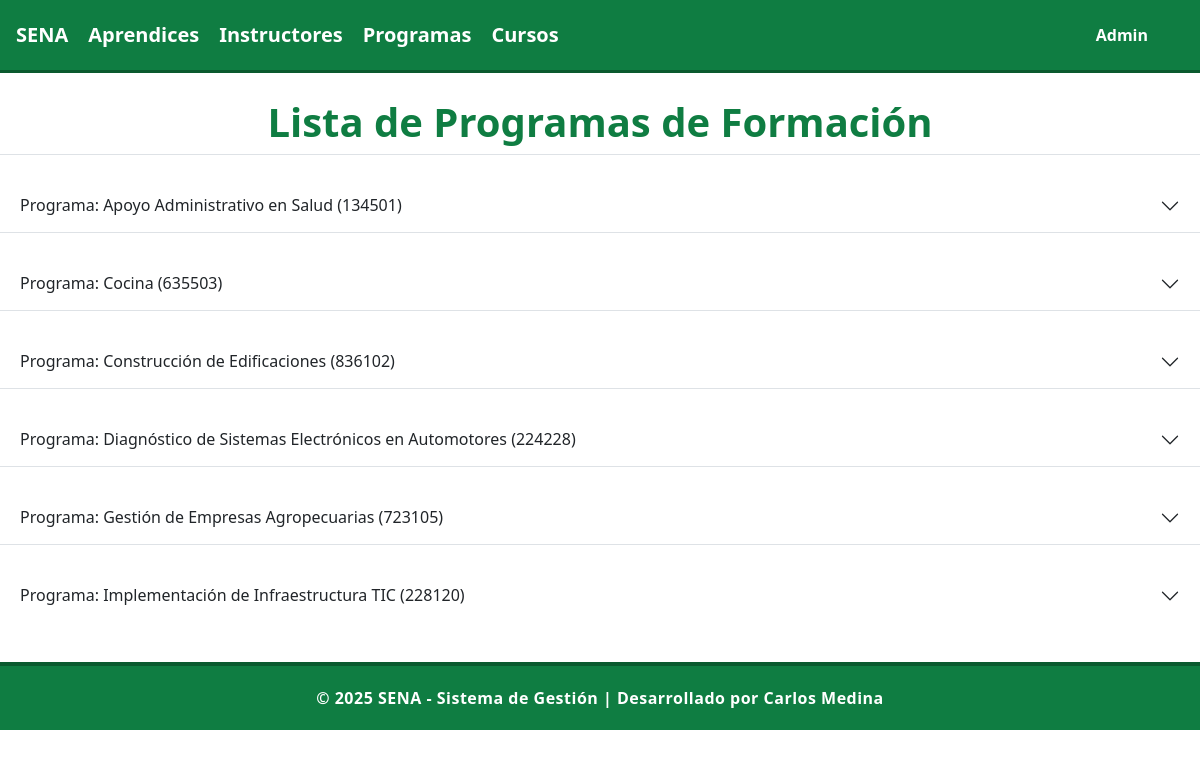
/programas/, run on an earlier commit of the app's database.
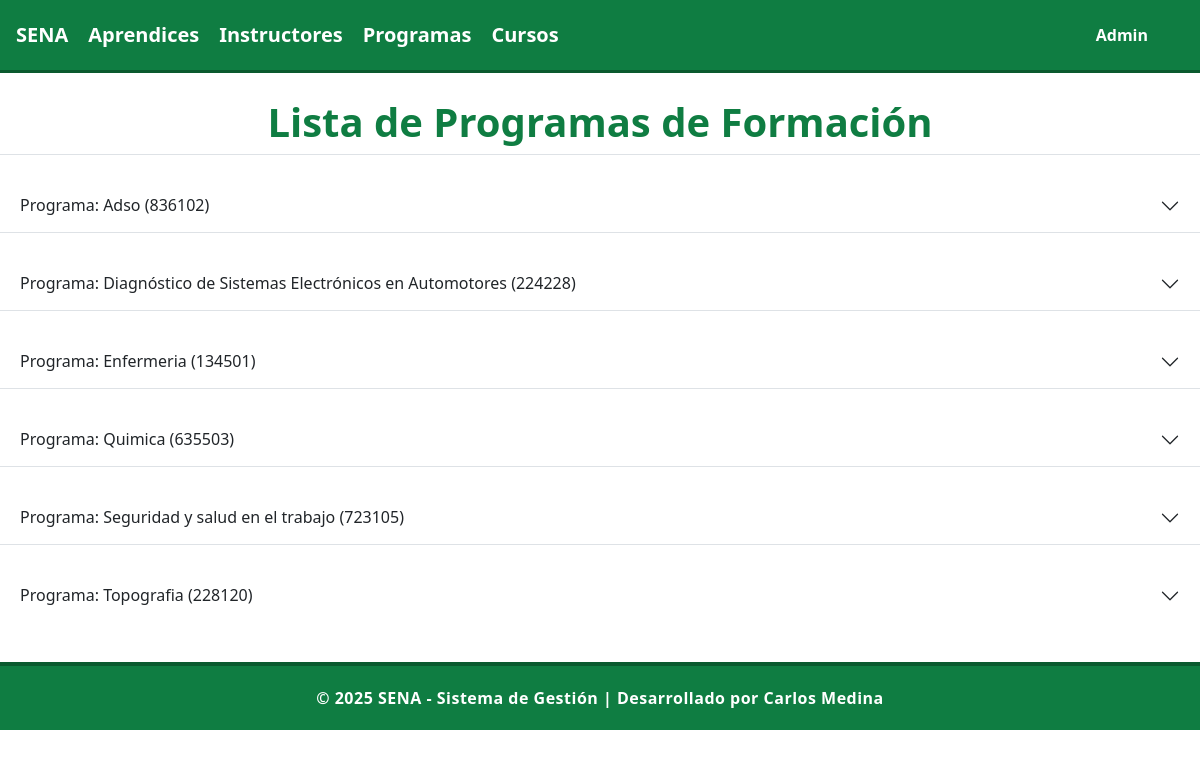
And on a later commit of the database.
### programas/models.py (models this page shows, shortened)
class Programa(models.Model):
    NIVEL_FORMACION_CHOICES = [
        ('AUX', 'Auxiliar'),
        ('OPE', 'Operario'),
        ('TEC', 'Técnico'),
        ('TGL', 'Tecnólogo'),
        ('ESP', 'Especialización Tecnológica'),
        ('COM', 'Complementario'),
    ]
    MODALIDAD_CHOICES = [
        ('PRE', 'Presencial'),
        ('VIR', 'Virtual'),
        ('MIX', 'Mixta'),
    ]
    ESTADO_CHOICES = [
        ('ACT', 'Activo'),
        ('INA', 'Inactivo'),
        ('SUS', 'Suspendido'),
        ('CAN', 'Cancelado'),
     ]
    codigo = models.CharField(max_length=20, unique=True, verbose_name="Código del Programa")
    nombre = models.CharField(max_length=200, verbose_name="Nombre del Programa")
    nivel_formacion = models.CharField(max_length=3, choices=NIVEL_FORMACION_CHOICES, verbose_name="Nivel de Formación")
    modalidad = models.CharField(max_length=3, choices=MODALIDAD_CHOICES, default='PRE', verbose_name="Modalidad")
    duracion_meses = models.PositiveIntegerField(verbose_name="Duración en Meses")
    duracion_horas = models.PositiveIntegerField(verbose_name="Duración en Horas")
    descripcion = models.TextField(verbose_name="Descripción del Programa")
    competencias = models.TextField(verbose_name="Competencias a Desarrollar")
    perfil_egreso = models.TextField(verbose_name="Perfil de Egreso")
    requisitos_ingreso = models.TextField(verbose_name="Requisitos de Ingreso")
    centro_formacion = models.CharField(max_length=200, verbose_name="Centro de Formación")
    regional = models.CharField(max_length=100, verbose_name="Regional")
    estado = models.CharField(max_length=3, choices=ESTADO_CHOICES, default='ACT', verbose_name="Estado")
    fecha_creacion = models.DateField(verbose_name="Fecha de Creación del Programa")
    fecha_registro = models.DateTimeField(auto_now_add=True, verbose_name="Fecha de Registro")
    class Meta:
        verbose_name = "Programa de Formación"
        verbose_name_plural = "Programas de Formación"
        ordering = ['nombre']

### programas/views.py (the view)
# urls.py: path('', include('programas.urls')),
def programas(request):
  myprogramas = Programa.objects.all().values()
  template = loader.get_template('all_programas.html')
  context = {
     'myprogramas': myprogramas,
    }
  return HttpResponse(template.render(context, request))

### programas/templates/all_programas.html (shortened to what this page needs)
{% extends "master.html" %}
{% block content %}
<div class="accordion accordion-flush" id="accordionExample">
<center><h1>Lista de Programas de Formación</h1></center>
{% for x in myprogramas %}
  <div class="accordion-item">
    <h2 class="accordion-header" id="heading{{ forloop.counter }}">
      <button class="accordion-button collapsed"
              type="button"
              data-bs-toggle="collapse"
              data-bs-target="#collapse{{ forloop.counter }}"
              aria-expanded="false"
              aria-controls="collapse{{ forloop.counter }}">
          Programa: {{ x.nombre }} ({{ x.codigo }})
      </button>
    </h2>
  </div>
{% endfor %}
</div>
{% endblock %}

What changed in the data, as far as the page shows it:
changed Programa: nombre "Construcción de Edificaciones" → "Adso"; moves up the list
changed Programa "Diagnóstico de Sistemas Electrónicos en Automotores": moves up the list
changed Programa: nombre "Apoyo Administrativo en Salud" → "Enfermeria"
changed Programa: nombre "Cocina" → "Quimica"
changed Programa: nombre "Gestión de Empresas Agropecuarias" → "Seguridad y salud en el trabajo"
changed Programa: nombre "Implementación de Infraestructura TIC" → "Topografia"
